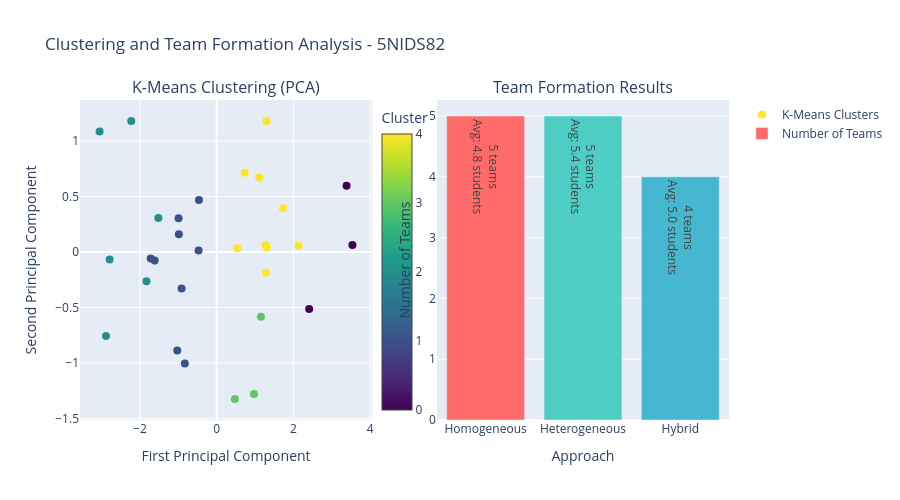

Notebook cell for this chart:
### Markdown cell above
## 📊 Results Visualization and Analysis

Let's visualize our clustering results and analyze the team formations created by different approaches.

### Code cell
# Visualization of clustering results
if 'homogeneous_teams' in locals() and 'heterogeneous_teams' in locals() and 'hybrid_teams' in locals():
    # Create PCA visualization
    pca_2d = PCA(n_components=2)
    X_pca_2d = pca_2d.fit_transform(X_scaled)
    
    # Create subplot for different clustering approaches
    fig = make_subplots(
        rows=1, cols=2,
        subplot_titles=['K-Means Clustering (PCA)', 'Team Formation Results'],
        specs=[[{"secondary_y": False}, {"secondary_y": False}]]
    )
    
    # Plot 1: K-Means clusters in PCA space
    fig.add_trace(
        go.Scatter(
            x=X_pca_2d[:, 0],
            y=X_pca_2d[:, 1],
            mode='markers',
            marker=dict(
                color=kmeans_model.labels_,
                colorscale='viridis',
                size=8,
                showscale=True,
                colorbar=dict(title="Cluster", x=0.45)
            ),
            name='K-Means Clusters',
            text=[f"Student {i+1}" for i in range(len(X_pca_2d))],
            hovertemplate='<b>%{text}</b><br>PC1: %{x:.2f}<br>PC2: %{y:.2f}<extra></extra>'
        ),
        row=1, col=1
    )
    
    # Plot 2: Team formations with size visualization
    approach_names = ['Homogeneous', 'Heterogeneous', 'Hybrid']
    team_counts = []
    avg_team_sizes = []
    
    team_counts.append(len(homogeneous_teams))
    avg_team_sizes.append(np.mean([len(team) for team in homogeneous_teams]))
    
    team_counts.append(len(heterogeneous_teams))
    avg_team_sizes.append(np.mean([len(team) for team in heterogeneous_teams]))
    
    team_counts.append(len(hybrid_teams))
    avg_team_sizes.append(np.mean([len(team) for team in hybrid_teams]))
    
    fig.add_trace(
        go.Bar(
            x=approach_names,
            y=team_counts,
            name='Number of Teams',
            marker_color=['#FF6B6B', '#4ECDC4', '#45B7D1'],
            text=[f'{count} teams<br>Avg: {size:.1f} students' 
                  for count, size in zip(team_counts, avg_team_sizes)],
            textposition='auto'
        ),
        row=1, col=2
    )
    
    fig.update_layout(
        title_text=f'Clustering and Team Formation Analysis - {selected_class}',
        height=500,
        showlegend=True
    )
    
    fig.update_xaxes(title_text="First Principal Component", row=1, col=1)
    fig.update_yaxes(title_text="Second Principal Component", row=1, col=1)
    fig.update_xaxes(title_text="Approach", row=1, col=2)
    fig.update_yaxes(title_text="Number of Teams", row=1, col=2)
    
    fig.show()
    
    print(f"📊 Visualization shows clustering results for {len(class_df)} students in {selected_class}")
    print(f"🎯 PCA explains {pca_2d.explained_variance_ratio_.sum():.1%} of the variance")
    print(f"✅ All three approaches successfully implemented!")
    
else:
    print("⚠️ Run all clustering approaches first to generate complete visualizations")
    
    # Show partial visualization if some approaches are available
    available_approaches = []
    if 'homogeneous_teams' in locals():
        available_approaches.append('Homogeneous')
    if 'heterogeneous_teams' in locals():
        available_approaches.append('Heterogeneous') 
    if 'hybrid_teams' in locals():
        available_approaches.append('Hybrid')
    
    if available_approaches:
        print(f"📊 Available approaches: {', '.join(available_approaches)}")

### Figure 1 — Plotly figure (JSON) as saved in the notebook; plotly's stock layout.template omitted (floating-point values rounded to 4 significant figures)
{"data": [{"hovertemplate": "<b>%{text}</b><br>PC1: %{x:.2f}<br>PC2: %{y:.2f}<extra></extra>", "marker": {"color": [4, 1, 1, 2, 1, 3, 0, 2, 1, 3, 4, 4, 1, 0, 1, 3, 4, 2, 2, 4, 2, 4, 1, 4, 1, 4, 2, 1, 0, 4], "colorbar": {"title": {"text": "Cluster"}, "x": 0.45}, "colorscale": [[0, "#440154"], [0.1111, "#482878"], [0.2222, "#3e4989"], [0.3333, "#31688e"], [0.4444, "#26828e"], [0.5556, "#1f9e89"], [0.6667, "#35b779"], [0.7778, "#6ece58"], [0.8889, "#b5de2b"], [1, "#fde725"]], "showscale": true, "size": 8}, "mode": "markers", "name": "K-Means Clusters", "text": ["Student 1", "Student 2", "Student 3", "Student 4", "Student 5", "Student 6", "Student 7", "Student 8", "Student 9", "Student 10", "Student 11", "Student 12", "Student 13", "Student 14", "Student 15", "Student 16", "Student 17", "Student 18", "Student 19", "Student 20", "Student 21", "Student 22", "Student 23", "Student 24", "Student 25", "Student 26", "Student 27", "Student 28", "Student 29", "Student 30"], "type": "scatter", "x": [0.7274, -0.4629, -0.9153, -2.228, -1.028, 1.153, 2.41, -1.521, -0.8309, 0.9739, 1.288, 2.133, -0.9861, 3.539, -1.616, 0.4728, 1.728, -1.831, -2.886, 1.281, -2.791, 1.107, -0.4725, 1.296, -0.9943, 1.309, -3.053, -1.72, 3.385, 0.5333], "xaxis": "x", "y": [0.7144, 0.4683, -0.3278, 1.18, -0.8874, -0.5838, -0.5142, 0.3065, -1.004, -1.28, -0.1859, 0.05645, 0.1593, 0.06387, -0.07707, -1.324, 0.3938, -0.2626, -0.7567, 0.06301, -0.06679, 0.6703, 0.01414, 1.18, 0.3045, 0.03844, 1.086, -0.05956, 0.5979, 0.03395], "yaxis": "y"}, {"marker": {"color": ["#FF6B6B", "#4ECDC4", "#45B7D1"]}, "name": "Number of Teams", "text": ["5 teams<br>Avg: 4.8 students", "5 teams<br>Avg: 5.4 students", "4 teams<br>Avg: 5.0 students"], "textposition": "auto", "type": "bar", "x": ["Homogeneous", "Heterogeneous", "Hybrid"], "xaxis": "x2", "y": [5, 5, 4], "yaxis": "y2"}], "layout": {"annotations": [{"font": {"size": 16}, "showarrow": false, "text": "K-Means Clustering (PCA)", "x": 0.225, "xanchor": "center", "xref": "paper", "y": 1, "yanchor": "bottom", "yref": "paper"}, {"font": {"size": 16}, "showarrow": false, "text": "Team Formation Results", "x": 0.775, "xanchor": "center", "xref": "paper", "y": 1, "yanchor": "bottom", "yref": "paper"}], "height": 500, "showlegend": true, "title": {"text": "Clustering and Team Formation Analysis - 5NIDS82"}, "xaxis": {"anchor": "y", "domain": [0, 0.45], "title": {"text": "First Principal Component"}}, "xaxis2": {"anchor": "y2", "domain": [0.55, 1], "title": {"text": "Approach"}}, "yaxis": {"anchor": "x", "domain": [0, 1], "title": {"text": "Second Principal Component"}}, "yaxis2": {"anchor": "x2", "domain": [0, 1], "title": {"text": "Number of Teams"}}}}
